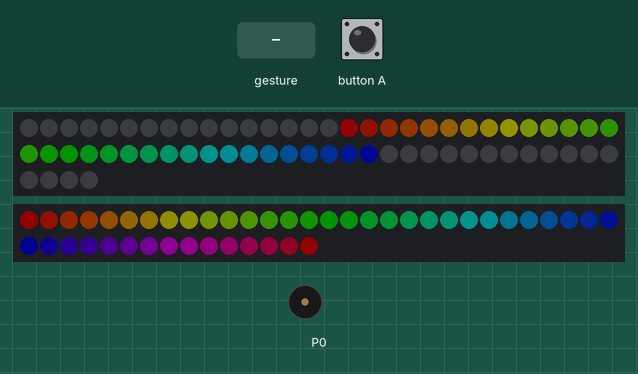
Bench run of a program on a simulated BBC micro:bit (MakeCode). On the bench: 64 RGB LEDs in strip order, left to right, continuing on the next row, 45 RGB LEDs in strip order, left to right, continuing on the next row, buzzer (waves = sounding). Inputs (shaded band) come from the test bench. Dim RGB values are drawn brighter than linear; a tilt is held for 1.5 s and a shake lasts 1 s, then the board lies face up again.

Above: at 1.2 s.
1.3 s: gesture 'screen down'
At 2.4 s:
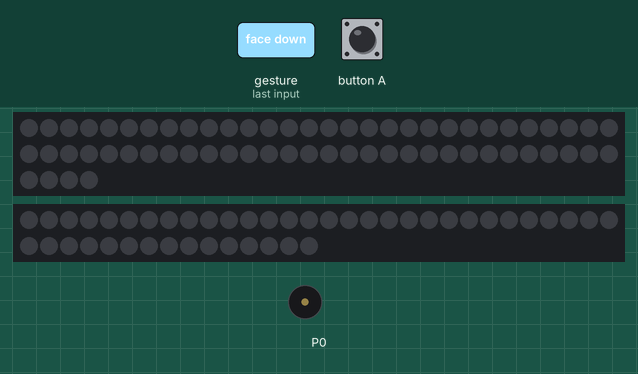
2.9 s: button A pressed for 0.15 s
At 6.3 s:
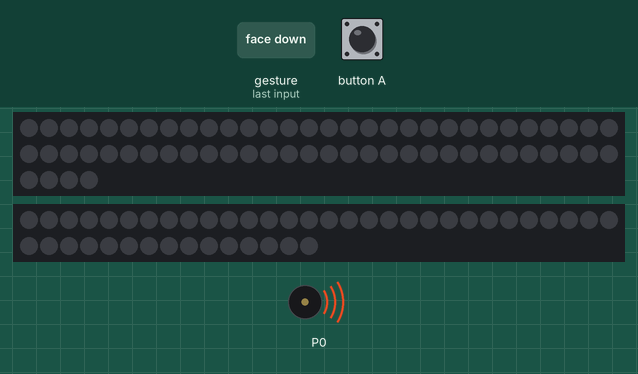
Timing chart, 0 to 9.6 s (numbered marks = the images above; inputs shaded):
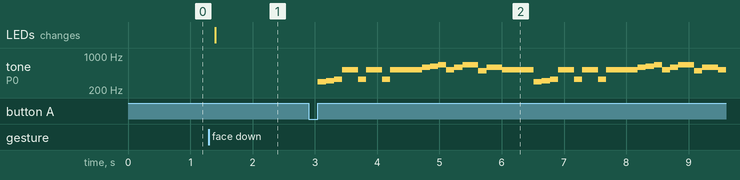

Measured:
- after the input at 1.3 s, the LEDs: change after 0.10 s (image 1)
- after the input at 2.9 s, tone on P0: plays 294 Hz for 0.13 s, 311 Hz for 0.13 s, 330 Hz for 0.13 s, 523 Hz for 0.26 s, 330 Hz for 0.13 s, 523 Hz for 0.26 s … (34 notes in this stretch), starting after 0.15 s

The program:

main.ts
```typescript
input.onButtonPressed(Button.A, function () {
    music.setVolume(20)
    music.startMelody(music.builtInMelody(Melodies.Entertainer), MelodyOptions.Forever)
})
input.onGesture(Gesture.ScreenDown, function () {
    music.stopAllSounds()
    네모_neo.showColor(neopixel.colors(NeoPixelColors.Black))
    원형_neo.showColor(neopixel.colors(NeoPixelColors.Black))
})
let 네모_neo: neopixel.Strip = null
let 원형_neo: neopixel.Strip = null
원형_neo = neopixel.create(DigitalPin.P13, 45, NeoPixelMode.RGB)
네모_neo = neopixel.create(DigitalPin.P16, 64, NeoPixelMode.RGB)
원형_neo.setBrightness(20)
네모_neo.setBrightness(20)
let range_네모off_1 = 네모_neo.range(1, 15)
let range_네모on = 네모_neo.range(16, 47)
let range_네모off_2 = 네모_neo.range(48, 63)
range_네모off_1.showColor(neopixel.colors(NeoPixelColors.Black))
range_네모on.showRainbow(1, 360)
range_네모off_2.showColor(neopixel.colors(NeoPixelColors.Black))
원형_neo.showRainbow(1, 360)
```

test.ts
```typescript
// 테스트는 여기로 이동합니다; 이 패키지가 확장으로 사용될 때 컴파일되지 않을 것 입니다.
```
